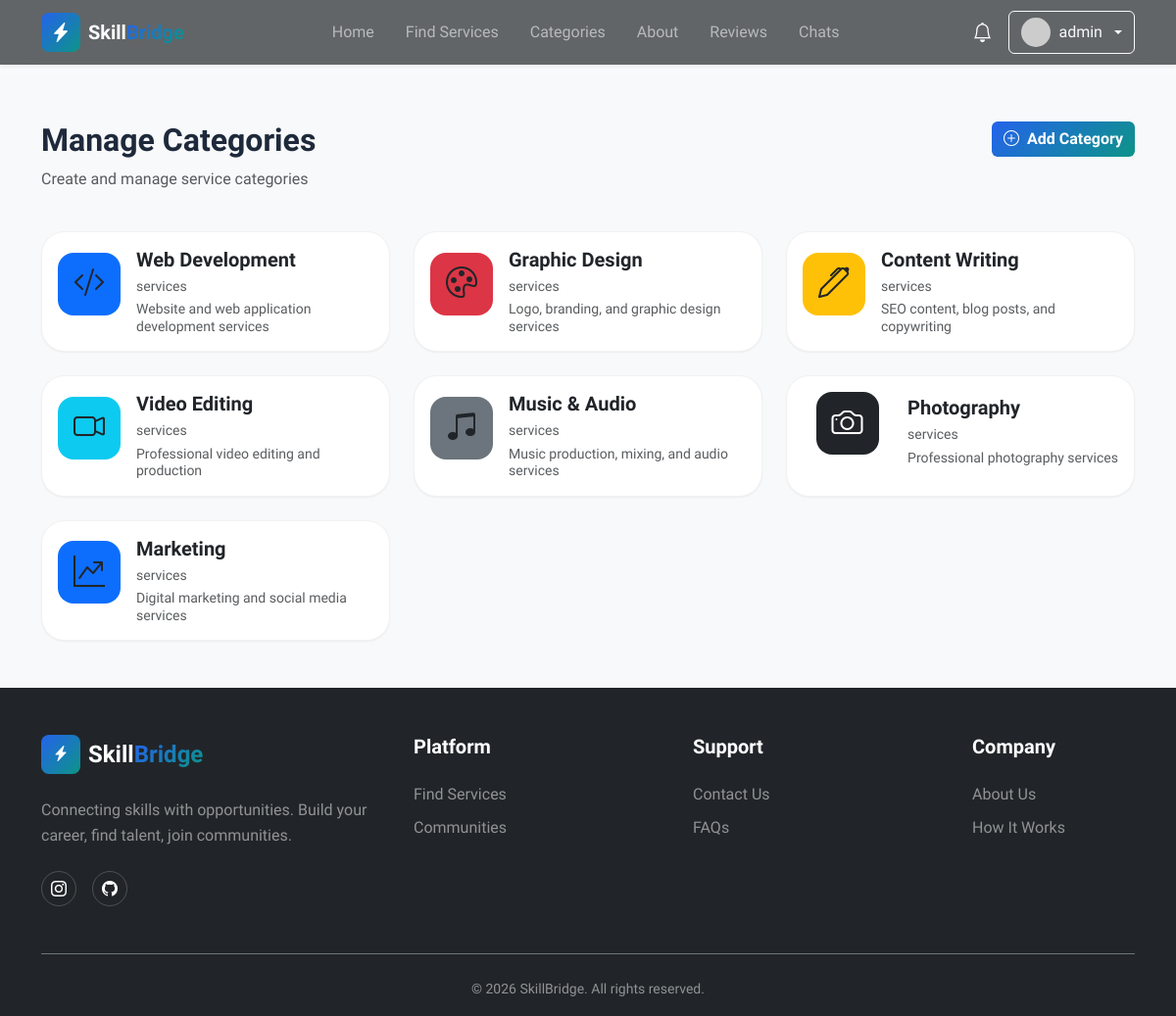
The app's page /admin/categories (signed in) with its own data.
### models.py (models this page shows, shortened)
class User(UserMixin, db.Model):
    __tablename__ = 'users'
    id = db.Column(db.Integer, primary_key=True)
    username = db.Column(db.String(80), unique=True, nullable=False, index=True)
    email = db.Column(db.String(120), unique=True, nullable=False, index=True)
    password_hash = db.Column(db.String(255), nullable=False)
    user_type = db.Column(db.String(20), nullable=False, default='client')
    full_name = db.Column(db.String(100))
    bio = db.Column(db.Text)
    avatar_url = db.Column(db.String(255), default='default-avatar.png')
    phone = db.Column(db.String(20))
    is_active = db.Column(db.Boolean, default=True)
    is_verified = db.Column(db.Boolean, default=False)
    created_at = db.Column(db.DateTime, default=datetime.utcnow, nullable=False)
    updated_at = db.Column(db.DateTime, default=datetime.utcnow, onupdate=datetime.utcnow)
    services = db.relationship('Service', backref='provider', lazy='dynamic',
                              foreign_keys='Service.user_id')
    reviews = db.relationship('Review', backref='reviewer', lazy='dynamic',
                             foreign_keys='Review.user_id')
    orders_as_buyer = db.relationship('Order', backref='buyer', lazy='dynamic',
                                     foreign_keys='Order.buyer_id')
    orders_as_seller = db.relationship('Order', backref='seller', lazy='dynamic',
                                      foreign_keys='Order.seller_id')
    favorites = db.relationship('Favorite', backref='user', lazy='dynamic',
                               cascade='all, delete-orphan')
    notifications = db.relationship('Notification', backref='user', lazy='dynamic',
                                   cascade='all, delete-orphan')
    def is_admin(self):
        return self.user_type == 'admin'
    def get_unread_notifications_count(self):
        return self.notifications.filter_by(is_read=False).count()
    def get_recent_notifications(self, limit=5):
        return self.notifications.order_by(db.text('created_at desc')).limit(limit)
    def get_avatar_url(self):
        from flask import url_for
        if not self.avatar_url or self.avatar_url == 'default-avatar.png':
            return f"https://ui-avatars.com/api/?name={self.username}&background=random&color=fff&size=128"
        if self.avatar_url.startswith('http'):
            return self.avatar_url
        return url_for('static', filename='avatars/' + self.avatar_url)

class Category(db.Model):
    __tablename__ = 'categories'
    id = db.Column(db.Integer, primary_key=True)
    name = db.Column(db.String(100), unique=True, nullable=False, index=True)
    description = db.Column(db.Text)
    icon = db.Column(db.String(50))  # Icon class name (e.g., 'bi-code')
    color = db.Column(db.String(50))  # Color class for styling
    created_at = db.Column(db.DateTime, default=datetime.utcnow)
    services = db.relationship('Service', backref='category', lazy='dynamic')

### routes.py (the view, shortened to what this page needs)
@admin_bp.route('/categories', methods=['GET', 'POST'])
@admin_required
def categories():
    categories = category_manager.get_all_categories()
    return render_template('admin/categories.html', categories=categories)

### managers.py (called while the page is built)
    def get_all_categories(self):
        return Category.query.all()

### routes.py (called while the page is built)
def admin_required(f):
    @wraps(f)
    def decorated_function(*args, **kwargs):
        if not current_user.is_authenticated or not current_user.is_admin():
            flash('You need admin privileges to access this page.', 'danger')
            return redirect(url_for('main.index'))
        return f(*args, **kwargs)
    return decorated_function

### templates/admin/categories.html (shortened to what this page needs)
{% extends 'base.html' %}
{% block content %}
<section class="py-5 bg-light">
    <div class="container">
        <div class="row mb-4">
            <div class="col">
                <h2 class="fw-bold">Manage Categories</h2>
                <p class="text-muted">Create and manage service categories</p>
            </div>
            <div class="col-auto">
                <button class="btn btn-gradient-primary" data-bs-toggle="modal" data-bs-target="#addCategoryModal">
                    <i class="bi bi-plus-circle me-2"></i>Add Category
                </button>
            </div>
        </div>
        <div class="row g-4">
            {% for category in categories %}
            <div class="col-md-4">
                <div class="card h-100">
                    <div class="card-body">
                        <div class="d-flex align-items-center gap-3 text-start">
                            <div class="category-icon {{ category.color }} flex-shrink-0 m-0">
                                <i class="bi {{ category.icon }}"></i>
                            </div>
                            <div>
                                <h5 class="mb-1">{{ category.name }}</h5>
                                <small class="text-muted d-block mb-1">{{ category.service_count }} services</small>
                                <p class="text-muted small mb-0 lh-sm">{{ category.description }}</p>
                            </div>
                        </div>
                    </div>
                </div>
            </div>
            {% endfor %}
        </div>
    </div>
</section>
{% endblock %}

### templates/components/header.html (shortened to what this page needs)
<header class="navbar navbar-expand-lg navbar-dark fixed-top shadow-sm"
    style="background-color: rgba(33, 37, 41, 0.7) !important; backdrop-filter: blur(15px);">
    <div class="container">
        <a class="navbar-brand d-flex align-items-center" href="{{ url_for('main.index') }}">
            <div class="logo-icon gradient-primary rounded-3 p-2 me-2">
                <i class="bi bi-lightning-charge-fill text-white"></i>
            </div>
            <span class="fw-bold">Skill<span class="text-gradient">Bridge</span></span>
        </a>
        <div class="collapse navbar-collapse" id="navbarNav">
            <ul class="navbar-nav mx-auto">
                <li class="nav-item">
                    <a class="nav-link" href="{{ url_for('main.index') }}">Home</a>
                </li>
                <li class="nav-item">
                    <a class="nav-link" href="{{ url_for('service.browse') }}">Find Services</a>
                </li>
                <li class="nav-item">
                    <a class="nav-link" href="{{ url_for('main.index') }}#categories">Categories</a>
                </li>
                <li class="nav-item">
                    <a class="nav-link" href="{{ url_for('main.about') }}">About</a>
                </li>
                <li class="nav-item">
                    <a class="nav-link" href="{{ url_for('main.reviews') }}">Reviews</a>
                </li>
                {% if current_user.is_authenticated %}
                <li class="nav-item">
                    <a class="nav-link" href="{{ url_for('user.chats') }}">Chats</a>
                </li>
                {% endif %}
            </ul>
            <div class="d-flex align-items-center gap-3 mt-3 mt-lg-0">
                {% if current_user.is_authenticated %}
                <div class="dropdown">
                    <button class="btn btn-link text-white position-relative p-0" type="button"
                        data-bs-toggle="dropdown">
                        <i class="bi bi-bell fs-5"></i>
                    </button>
                </div>
                <div class="dropdown">
                    <button class="btn btn-outline-light dropdown-toggle d-flex align-items-center gap-2" type="button"
                        data-bs-toggle="dropdown">
                        <img src="{{ current_user.get_avatar_url() }}" alt="Avatar" class="rounded-circle" width="30"
                            height="30">
                        <span>{{ current_user.username }}</span>
                    </button>
                </div>
                {% else %}
                <a href="{{ url_for('auth.login') }}" class="btn btn-outline-light">Log In</a>
                <a href="{{ url_for('auth.register') }}" class="btn btn-gradient-primary">Get Started</a>
                {% endif %}
            </div>
        </div>
    </div>
</header>
<div style="height: 76px;" id="navbar-spacer"></div>

### static/css/custom.css (style rules this page uses)
:root { --primary: #2563eb; --primary-hover: #1d4ed8; --accent: #0d9488; --background: #f8fafc; --foreground: #1e293b; --card: #ffffff; --border: #e2e8f0; --muted: #64748b; --muted-foreground: #94a3b8; --secondary: #f1f5f9; --success: #10b981; --danger: #ef4444; --primary-color: #2563eb; --primary-dark: #1d4ed8; --primary-light: #3b82f6; --accent-color: #0d9488; --card-bg: #ffffff; --gradient-primary: linear-gradient(135deg, #2563eb 0%, #0d9488 100%); --gradient-accent: linear-gradient(135deg, #f97316 0%, #fb923c 100%); --gradient-hero: linear-gradient(135deg, #1e293b, #334155); --shadow-sm: 0 1px 2px 0 rgba(0, 0, 0, 0.05); --shadow-md: 0 4px 6px -1px rgba(0, 0, 0, 0.08); --shadow-lg: 0 10px 15px -3px rgba(0, 0, 0, 0.08); --shadow-xl: 0 20px 25px -5px rgba(0, 0, 0, 0.1); --shadow-glow: 0 0 40px rgba(37, 99, 235, 0.25); --section-padding: 5rem 0; --radius: 0.75rem; --radius-sm: 0.5rem; --radius-md: 1rem; --radius-lg: 1.5rem; --radius-xl: 2rem; }
* { margin: 0; padding: 0; box-sizing: border-box; }
body { font-family: 'Sora', -apple-system, BlinkMacSystemFont, 'Segoe UI', sans-serif; background-color: var(--background); color: var(--foreground); line-height: 1.6; overflow-x: hidden; }
h1, h2, h3, h4, h5, h6 { font-weight: 700; line-height: 1.2; }
a { transition: all 0.3s ease; }
.gradient-primary { background: var(--gradient-primary); }
.text-gradient { background: var(--gradient-primary); -webkit-background-clip: text; -webkit-text-fill-color: transparent; background-clip: text; }
.btn-gradient-primary { background: var(--gradient-primary); border: none; color: white; font-weight: 600; transition: all 0.3s ease; }
.navbar { backdrop-filter: blur(15px); background-color: rgba(33, 37, 41, 0.7) !important; transition: all 0.3s ease; }
.logo-icon { width: 40px; height: 40px; display: flex; align-items: center; justify-content: center; transition: all 0.3s ease; }
.nav-link { font-weight: 500; position: relative; padding: 0.5rem 1rem !important; }
.nav-link::after { content: ''; position: absolute; bottom: 0; left: 50%; width: 0; height: 2px; background: var(--gradient-primary); transition: all 0.3s ease; transform: translateX(-50%); }
.category-icon.bg-dark { background-color: #212529 !important; color: white !important; }
.category-icon { width: 64px; height: 64px; margin: 0 auto 1rem; display: flex; align-items: center; justify-content: center; border-radius: var(--radius-md); font-size: 2rem; transition: all 0.3s ease; }
.card { border-radius: var(--radius-lg); border: 1px solid rgba(0, 0, 0, 0.05); box-shadow: var(--shadow-sm); }
.btn { position: relative; overflow: hidden; transition: all 0.3s ease; }
.btn::before { content: ''; position: absolute; top: 50%; left: 50%; width: 0; height: 0; border-radius: 50%; background: rgba(255, 255, 255, 0.3); transform: translate(-50%, -50%); transition: width 0.6s, height 0.6s; }
html { scroll-behavior: smooth; }
img { transition: opacity 0.3s ease; }
.bi { transition: transform 0.3s ease; }
.category-icon { width: 64px !important; height: 64px !important; border-radius: 16px !important; display: flex !important; align-items: center !important; justify-content: center !important; margin: 0 auto 1rem !important; font-size: 2rem !important; transition: transform 0.3s ease; }

### records on screen
User: username "admin"
Category: name "Web Development", description "Website and web application development services"
Category: name "Graphic Design", description "Logo, branding, and graphic design services"
Category: name "Content Writing", description "SEO content, blog posts, and copywriting"
Category: name "Video Editing", description "Professional video editing and production"
Category: name "Music & Audio", description "Music production, mixing, and audio services"
Category: name "Photography", description "Professional photography services"
Category: name "Marketing", description "Digital marketing and social media services"
